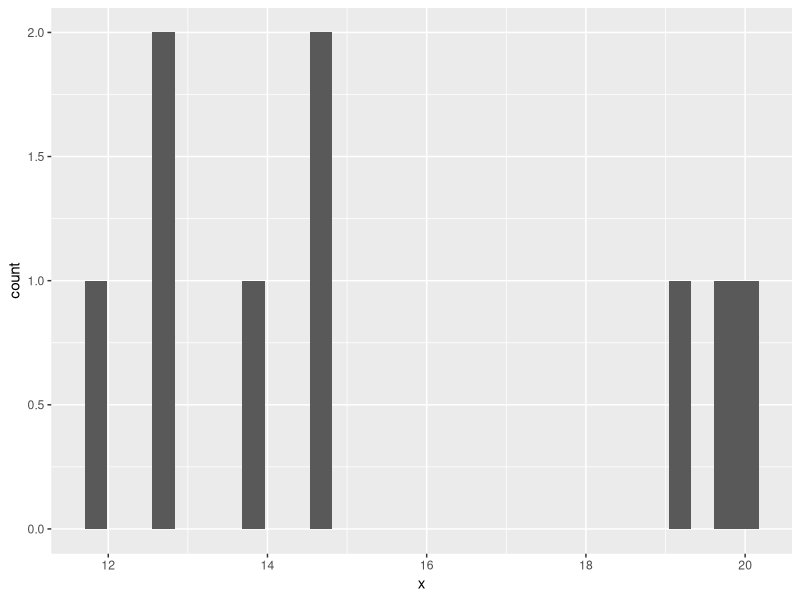
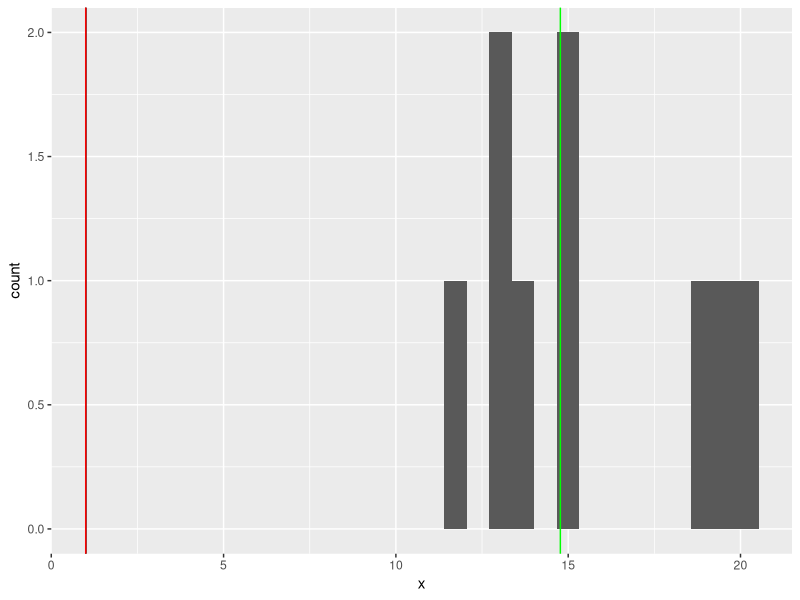
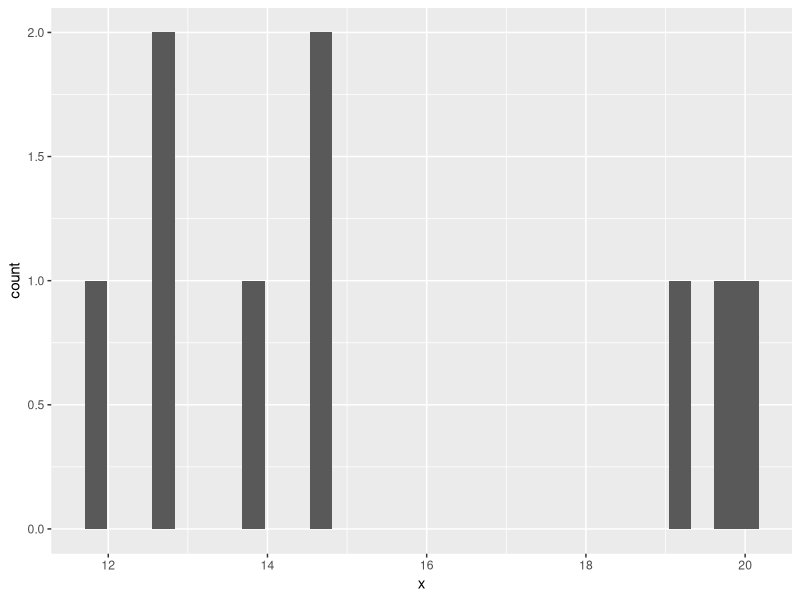
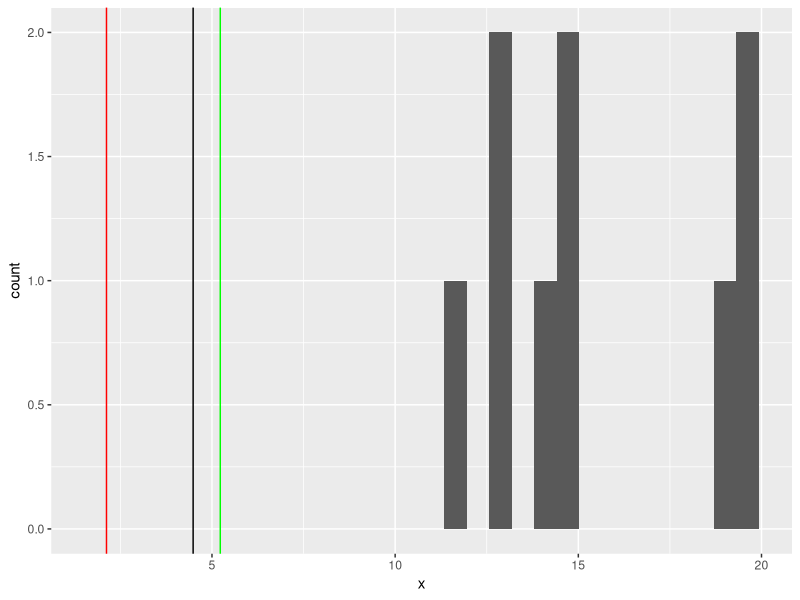

Here is the R script that generated these plots, in order:
#11 September 2025 Lab

# 7.3.1 central tendency --------------------------------------------------------
library(tidyverse)

#1. Create a new vector z with length 1000 as exp(rnorm(n = 1000, mean = 0, sd = 0.1)), and calculate the arithmetic mean, geometric mean, and median.

z <- exp(rnorm(n = 1000, mean = 0, sd = 0.1))

#arithmetic mean
mu_z <- sum(z) / length(z)
#or just use built in function
am_z <- mean(z)

#geometric mean
#calculate using prod(), length(), ^
prod(z)^ (1 / length(z))

#or take in log scale
geo_z <- exp(mean(log(z)))

#median 
z <- runif(9, min = 10, max = 20)
z <- sort(z)   #sorts vector from smallest to largest
index <- (length(z) + 1) / 2   #DONT FORGET parenthesis on numerator!!!
z[index]
#or built in function
med_z <- median(z)


#2. Draw a histogram of z using functions tibble(), ggplot(), and geom_histogram().
df_z <- tibble(x = z)

df_z %>%
  ggplot(aes(x = x)) +
  geom_histogram() 

#3. Draw vertical lines of arithmetic mean, geometric mean, and median on the histogram with different colors using a function geom_vline().
g1 <- df_z %>%
  ggplot(aes(x = x)) +
  geom_histogram() +
geom_vline(xintercept = am_z) +
  geom_vline(xintercept = geo_z,
             color = "red") +
  geom_vline(xintercept = med_z,
             color = "green")
print(g1)

#4. Compare the values of the central tendency measures.



#5. Create a new vector z_rev as -z + max(z) + 0.1, and repeat step 1 – 4.
z_rev <- -z + max(z) + 0.1

#5.1 arithmetic mean
am_z_rev <- mean(z_rev)

#5.2 geometric mean
geo_z_rev <- exp(mean(log(z_rev)))

#5.3 median 
med_z_rev <- median(z_rev)

#5.4 histogram with lines
df_z_rev <- tibble(x = z)

df_z_rev %>%
  ggplot(aes(x = x)) +
  geom_histogram() 

g2 <- df_z_rev %>%
  ggplot(aes(x = x)) +
  geom_histogram() +
  geom_vline(xintercept = am_z_rev) +
  geom_vline(xintercept = geo_z_rev,
             color = "red") +
  geom_vline(xintercept = med_z_rev,
             color = "green")
print(g2)

#Well... that isnt right... but its close? 
#will redo this later to correct it 


# 7.3.2 variation ---------------------------------------------------------------
w <- rnorm(100, mean = 10, sd = 1) #unit is grams
head(w) # show first 10 elements in w


#1. Convert the unit of w to “milligram” and create a new vector m.
m <- 1000 * w

#2. Calculate SD and MAD for w and m.
s2_w <- sum((w - mean(w))^2) / length(w)
s_w <- sqrt(s2_w)

s2_m <- sum((m - mean(m))^2) / length(m)
s_m <- sqrt(s2_m)

mad_w <- median(abs(w - median(w)))
mad_m <- median(abs(m - median(m)))

#3. Calculate CV and MAD/Median for w and m.
#CV
cv_w <- s_w / mean(w) 
cv_m <- s_m / mean(m)

#MAD
madr_w <- mad_w / median(w)
madr_m <- mad_m / median(m)
  